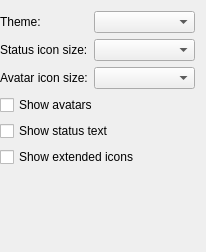
<?xml version="1.0" encoding="UTF-8"?>
<ui version="4.0">
 <class>OldDelegateSettings</class>
 <widget class="QWidget" name="OldDelegateSettings">
  <property name="geometry">
   <rect>
    <x>0</x>
    <y>0</y>
    <width>206</width>
    <height>252</height>
   </rect>
  </property>
  <property name="windowTitle">
   <string>Form</string>
  </property>
  <layout class="QFormLayout" name="layout">
   <property name="leftMargin">
    <number>0</number>
   </property>
   <item row="1" column="1">
    <widget class="QComboBox" name="statusSizesBox"/>
   </item>
   <item row="3" column="0" colspan="2">
    <widget class="QCheckBox" name="avatarsBox">
     <property name="text">
      <string>Show avatars</string>
     </property>
    </widget>
   </item>
   <item row="4" column="0" colspan="2">
    <widget class="QCheckBox" name="statusBox">
     <property name="text">
      <string>Show status text</string>
     </property>
    </widget>
   </item>
   <item row="5" column="0" colspan="2">
    <widget class="QCheckBox" name="extendedInfoBox">
     <property name="text">
      <string>Show extended icons</string>
     </property>
    </widget>
   </item>
   <item row="0" column="0">
    <widget class="QLabel" name="label_2">
     <property name="text">
      <string>Theme:</string>
     </property>
    </widget>
   </item>
   <item row="0" column="1">
    <widget class="QComboBox" name="themeBox"/>
   </item>
   <item row="1" column="0">
    <widget class="QLabel" name="label">
     <property name="text">
      <string>Status icon size:</string>
     </property>
    </widget>
   </item>
   <item row="2" column="0">
    <widget class="QLabel" name="label_3">
     <property name="text">
      <string>Avatar icon size:</string>
     </property>
    </widget>
   </item>
   <item row="2" column="1">
    <widget class="QComboBox" name="avatarSizesBox"/>
   </item>
  </layout>
 </widget>
 <resources/>
 <connections/>
</ui>
